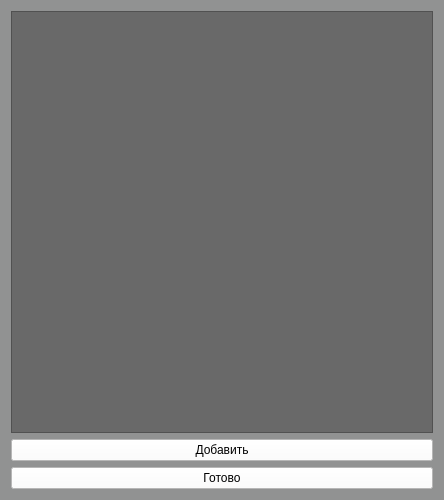
<?xml version="1.0" encoding="UTF-8"?>
<ui version="4.0">
 <class>Widget</class>
 <widget class="QWidget" name="Widget">
  <property name="geometry">
   <rect>
    <x>0</x>
    <y>0</y>
    <width>444</width>
    <height>500</height>
   </rect>
  </property>
  <property name="minimumSize">
   <size>
    <width>300</width>
    <height>300</height>
   </size>
  </property>
  <property name="windowTitle">
   <string notr="true">Редактор списка</string>
  </property>
  <property name="styleSheet">
   <string notr="true">background-color: rgb(145, 146, 146);</string>
  </property>
  <layout class="QGridLayout" name="gridLayout">
   <item row="2" column="0">
    <widget class="QPushButton" name="ready">
     <property name="styleSheet">
      <string notr="true">background-color: rgb(255, 255, 255);</string>
     </property>
     <property name="text">
      <string>Готово</string>
     </property>
    </widget>
   </item>
   <item row="1" column="0">
    <widget class="QPushButton" name="add">
     <property name="styleSheet">
      <string notr="true">background-color: rgb(255, 255, 255);</string>
     </property>
     <property name="text">
      <string>Добавить</string>
     </property>
    </widget>
   </item>
   <item row="0" column="0">
    <widget class="QScrollArea" name="scrollArea">
     <property name="styleSheet">
      <string notr="true">background-color: rgb(105, 105, 105);</string>
     </property>
     <property name="verticalScrollBarPolicy">
      <enum>Qt::ScrollBarAlwaysOff</enum>
     </property>
     <property name="horizontalScrollBarPolicy">
      <enum>Qt::ScrollBarAlwaysOff</enum>
     </property>
     <property name="widgetResizable">
      <bool>true</bool>
     </property>
     <widget class="QWidget" name="scrollAreaWidgetContents">
      <property name="geometry">
       <rect>
        <x>0</x>
        <y>0</y>
        <width>418</width>
        <height>406</height>
       </rect>
      </property>
      <layout class="QGridLayout" name="layout_">
       <item row="0" column="0">
        <widget class="QLabel" name="label_3">
         <property name="maximumSize">
          <size>
           <width>16777215</width>
           <height>0</height>
          </size>
         </property>
         <property name="text">
          <string/>
         </property>
        </widget>
       </item>
      </layout>
     </widget>
    </widget>
   </item>
  </layout>
 </widget>
 <resources/>
 <connections/>
</ui>
